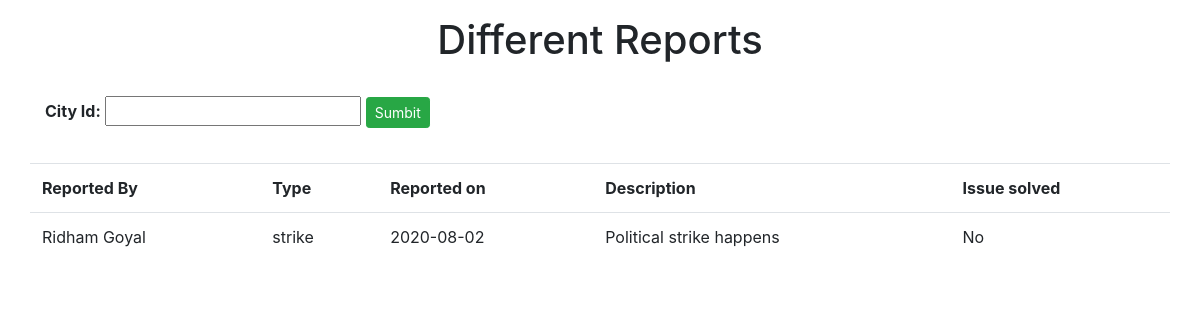
/report/viewreports.php?cityid=12, run on the app's committed database.
### tables this page shows
CREATE TABLE `report` (
  `Identity` int(11) NOT NULL,
  `Type` varchar(100) NOT NULL,
  `Date` date NOT NULL,
  `ReportedBy` varchar(200) NOT NULL,
  `ContactUs` varchar(10) NOT NULL,
  `CityId` int(11) NOT NULL,
  `Description` varchar(1000) NOT NULL,
  `Confirm` varchar(10) NOT NULL
);

### report/viewreports.php (the view, shortened to what this page needs)
<!DOCTYPE html>
<html>
<head>
	<link rel="stylesheet" href="https://stackpath.bootstrapcdn.com/bootstrap/4.5.0/css/bootstrap.min.css">
</head>
<body>
	<div class="container mt-3 mb-1">
		<div class="row d-flex justify-content-center">
			<h1 class="center">Different Reports</h1>
		</div>
	</div>
	<?php
		$conn = mysqli_connect('localhost','root','123','abc');
	?>
	<div class="container mt-4">
		<form method="post">
			<div class="row">
				<div class="col-6">
					<div class="form-group">
						<label for="cityid"><b>City Id:</b></label>
						<input list="cityids" name="cityid" id="cityid" >
						<input type="submit" name="submit" value="Sumbit" class="btn btn-sm btn-success">
					</div>
				</div>
			</div>
		</form>
	</div>
	<div class="container mt-3">
		<div class="row">
			<?php
				$q =$_GET['cityid'];
				$sql="SELECT * FROM report WHERE CityId = '".$q."'";
				$result = mysqli_query($conn,$sql);
				echo "<table class='table'>
				<tr>
				<th>Reported By</th>
				<th>Type</th>
				<th>Reported on</th>
				<th>Description</th>
				<th>Issue solved</th>
				</tr>";
				while($row = mysqli_fetch_array($result)) {
				  echo "<tr>";
				  echo "<td>" . $row['ReportedBy'] . "</td>";
				  echo "<td>" . $row['Type'] . "</td>";
				  echo "<td>" . $row['Date'] . "</td>";
				  echo "<td>" . $row['Description'] . "</td>";
				  echo "<td>" . $row['Confirm'] . "</td>";
				  echo "</tr>";
				}
				echo "</table>";
			?>
		</div>
	</div>
</body>
</html>

### data on the page
report: ReportedBy "Ridham Goyal", Type "strike", Date "2020-08-02", Description "Political strike happens", Confirm "No"
